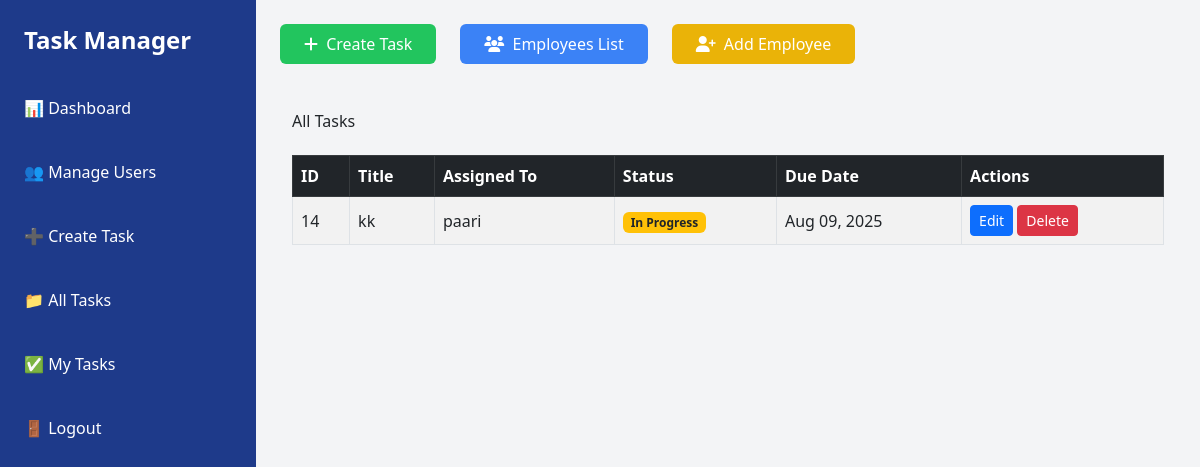
Page /tasks/ (signed in) on the committed database.
### dashboard/models.py (models this page shows, shortened)
class Task(models.Model):
    STATUS_PENDING = 'pending'
    STATUS_IN_PROGRESS = 'in_progress'
    STATUS_COMPLETED = 'completed'
    STATUS_CHOICES = [
        (STATUS_PENDING, 'Pending'),
        (STATUS_IN_PROGRESS, 'In Progress'),
        (STATUS_COMPLETED, 'Completed'),
    ]
    title = models.CharField(max_length=255)
    description = models.TextField()
    due_date = models.DateField(null=True, blank=True)
    status = models.CharField(max_length=20, choices=STATUS_CHOICES, default=STATUS_PENDING)
    assigned_by = models.ForeignKey(
        User,
        on_delete=models.SET_NULL,
        null=True,
        blank=True,
        related_name='assigned_tasks'
    )
    assigned_employees = models.ManyToManyField('Employee', blank=True, related_name='tasks')
    alert_all = models.BooleanField(default=False)
    created_at = models.DateTimeField(auto_now_add=True)

class Employee(models.Model):
    user = models.ForeignKey(User, on_delete=models.CASCADE, null=True, blank=True)
    name = models.CharField(max_length=100, null=True, blank=True)
    email = models.EmailField(max_length=255, null=True, blank=True)
    phone = models.CharField(max_length=15, null=True, blank=True)
    role = models.CharField(max_length=100, null=True, blank=True)
    profile_picture = models.ImageField(upload_to='profile_pics/', blank=True, null=True)
    manager = models.ForeignKey(
        User,
        on_delete=models.SET_NULL,
        null=True,
        blank=True,
        related_name='employees'
    )

### dashboard/views.py (the view)
# urls.py: path('tasks/', views.all_tasks, name='all_tasks'),
@login_required
def all_tasks(request):
    tasks = Task.objects.prefetch_related('assigned_employees').order_by('-created_at')
    return render(request, 'dashboard/all_tasks.html', {'tasks': tasks})

### dashboard/templates/dashboard/all_tasks.html (shortened to what this page needs)
{% extends 'base.html' %}
{% block content %}
<div class="container mt-5">
    <h2 class="mb-4"> All Tasks</h2>
    {% if tasks %}
    <div class="table-responsive">
        <table class="table table-bordered table-striped align-middle">
            <thead class="table-dark">
                <tr>
                    <th>ID</th>
                    <th>Title</th>
                    <th>Assigned To</th>
                    <th>Status</th>
                    <th>Due Date</th>
                    <th>Actions</th>
                </tr>
            </thead>
            <tbody>
                {% for task in tasks %}
                <tr>
                    <td>{{ task.id }}</td>
                    <td>{{ task.title }}</td>
                    <td>
                        {% for emp in task.assigned_employees.all %}
                            {{ emp.name }}{% if not forloop.last %}, {% endif %}
                        {% empty %}
                            <span class="text-muted">No one assigned</span>
                        {% endfor %}
                    </td>
                    <td>
                        {% if task.status == 'completed' %}
                            <span class="badge bg-success">Completed</span>
                        {% elif task.status == 'in_progress' %}
                            <span class="badge bg-warning text-dark">In Progress</span>
                        {% else %}
                            <span class="badge bg-danger">Pending</span>
                        {% endif %}
                    </td>
                    <td>{{ task.due_date|date:"M d, Y" }}</td>
                    <td>
                        <a href="{% url 'edit_task' task.id %}" class="btn btn-sm btn-primary">Edit</a>
                        <a href="{% url 'delete_task' task.id %}" class="btn btn-sm btn-danger"
                           onclick="return confirm('Are you sure you want to delete this task?');">Delete</a>
                    </td>
                </tr>
                {% endfor %}
            </tbody>
        </table>
    </div>
    {% else %}
        <div class="alert alert-info" role="alert">
            No tasks found.
        </div>
    {% endif %}
</div>
{% endblock %}

### rows in the picture
Task: id "14", title "kk", status "In Progress", due_date "Aug 09, 2025"
Employee: name "paari"
